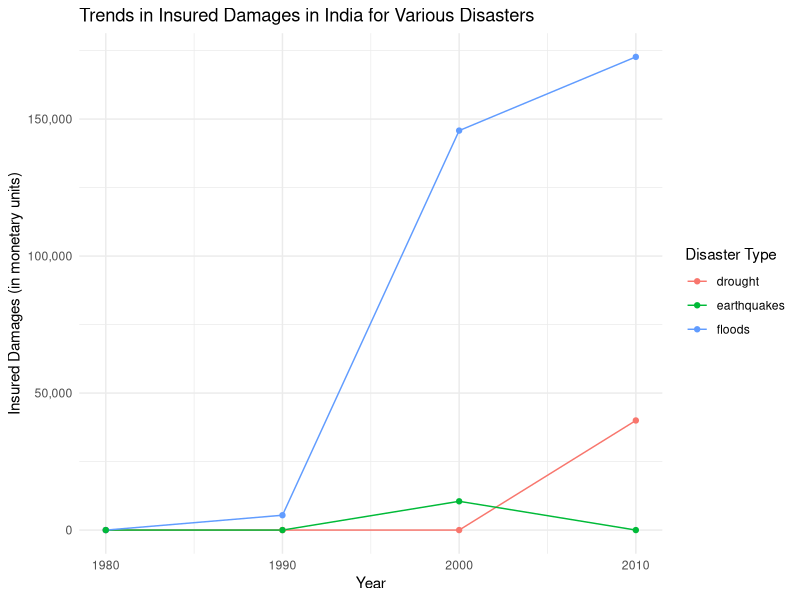
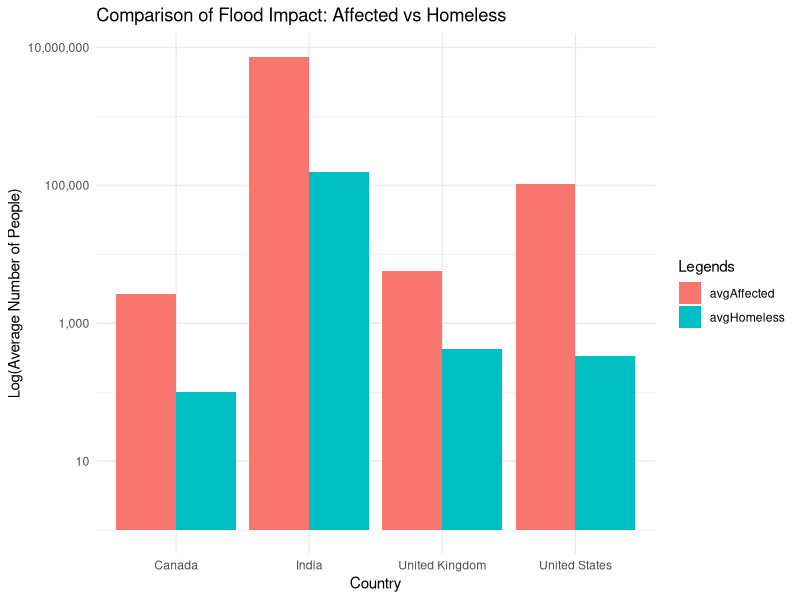

The R source for these figures, in order:
## ---- chunk 1
library(tidyverse)

# Load your data from a CSV file
data <- read_csv("natural-disasters.csv")

filterData <- data %>%
  filter(Entity %in% c("India", "United Kingdom", "United States", "Canada")) %>%
  select(Entity, Year, `Number of people affected by floods`, `Number of people left homeless from floods`)

# Filter data for India
india_data <- data %>% filter(Entity == "India")

# Select relevant columns and reshape the data
india_long <- india_data %>%
  select(Year, `Insured damages against drought`, `Insured damages against floods`,
         `Insured damages against earthquakes`) %>%
  pivot_longer(cols = starts_with("Insured damages"),
               names_to = "DisasterType",
               values_to = "InsuredDamages") %>%
  mutate(DisasterType = str_replace(DisasterType, "Insured damages against ", ""))

# Filter data for India starting from the year 1980 and remove NA values
india_long_filtered <- india_long %>%
  filter(Year >= 1980 & !is.na(InsuredDamages))

# Line plot to show trends over time
ggplot(india_long_filtered, aes(x = Year, y = InsuredDamages, color = DisasterType, group = DisasterType)) +
  geom_line() +
  geom_point() +
  labs(title = "Trends in Insured Damages in India for Various Disasters",
       x = "Year",
       y = "Insured Damages (in monetary units)",
       color = "Disaster Type") +
  theme_minimal() +
  scale_y_continuous(labels = scales::comma)



avgData <- filterData %>%
  group_by(Entity) %>%
  summarize(
    avgAffected = mean(`Number of people affected by floods`, na.rm = TRUE),
    avgHomeless = mean(`Number of people left homeless from floods`, na.rm = TRUE)
  ) %>%
  pivot_longer(cols = c(avgAffected, avgHomeless), names_to = "Legends", values_to = "Value")

ggplot(avgData, aes(x = Entity, y = Value, fill = Legends)) +
  geom_bar(stat = "identity", position = position_dodge()) +
  scale_y_log10(labels = scales::comma_format()) +
  labs(x = "Country", 
       y = "Log(Average Number of People)", 
       title = "Comparison of Flood Impact: Affected vs Homeless") +
  theme_minimal()
## ---- chunk 2
# Filter data for the selected countries
countries <- c("India", "Canada", "United Kingdom", "United States")
filtered_data <- data %>% filter(Entity %in% countries)

# Perform ANOVA for number of people affected by floods
anova_affected <- aov(`Number of people affected by floods` ~ Entity, data = filtered_data)
summary(anova_affected)

# Perform ANOVA for number of people left homeless from floods
anova_homeless <- aov(`Number of people left homeless from floods` ~ Entity, data = filtered_data)
summary(anova_homeless)

# Interpret the p-values
p_value_affected <- summary(anova_affected)[[1]][["Pr(>F)"]][1]
p_value_homeless <- summary(anova_homeless)[[1]][["Pr(>F)"]][1]

cat("P-value for people affected by floods:", p_value_affected, "\n")
cat("P-value for people left homeless from floods:", p_value_homeless, "\n")

